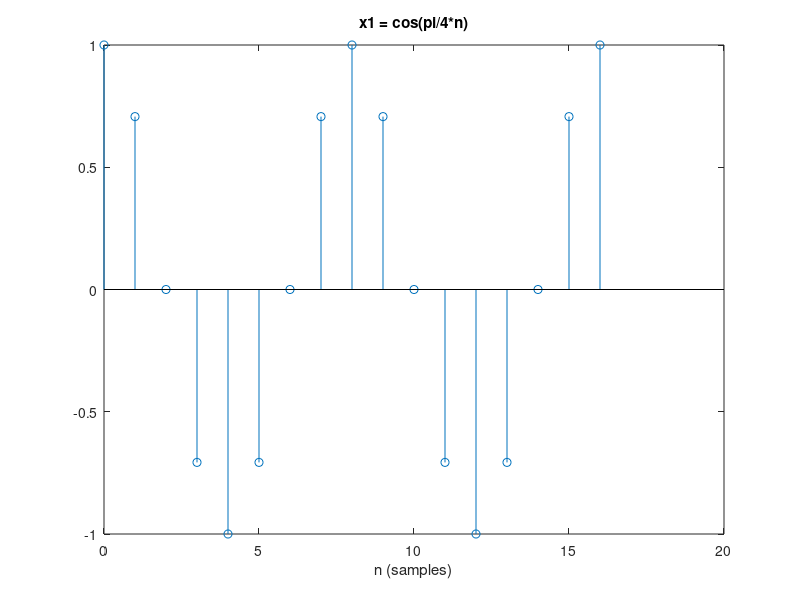

This figure's MATLAB source: (Note: this script raises an error after producing the figure.)
% prob1.m
n = [0:16];
x1 = cos(pi*n/4);
y1 = mean(x1);
stem(n,x1)
title('x1 = cos(pi/4*n)')
xlabel('n (samples)')
yablel('x1[n]')
